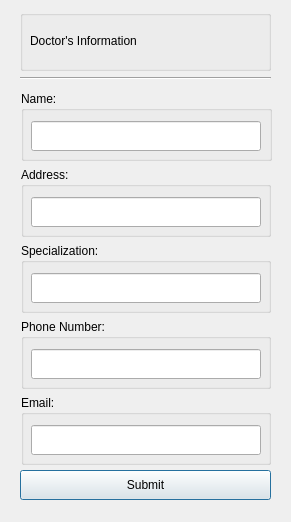
<?xml version="1.0" encoding="UTF-8"?>
<ui version="4.0">
 <class>AddDocDialog</class>
 <widget class="QDialog" name="AddDocDialog">
  <property name="geometry">
   <rect>
    <x>0</x>
    <y>0</y>
    <width>291</width>
    <height>522</height>
   </rect>
  </property>
  <property name="windowTitle">
   <string>Add Doctor</string>
  </property>
  <widget class="QGroupBox" name="groupBox_2">
   <property name="geometry">
    <rect>
     <x>20</x>
     <y>10</y>
     <width>251</width>
     <height>61</height>
    </rect>
   </property>
   <property name="title">
    <string/>
   </property>
   <widget class="QLabel" name="label_6">
    <property name="geometry">
     <rect>
      <x>10</x>
      <y>20</y>
      <width>191</width>
      <height>21</height>
     </rect>
    </property>
    <property name="styleSheet">
     <string notr="true">font: 14pt &quot;MS Shell Dlg 2&quot;;</string>
    </property>
    <property name="text">
     <string>Doctor's Information</string>
    </property>
   </widget>
  </widget>
  <widget class="QGroupBox" name="groupBox_3">
   <property name="geometry">
    <rect>
     <x>21</x>
     <y>91</y>
     <width>251</width>
     <height>70</height>
    </rect>
   </property>
   <property name="minimumSize">
    <size>
     <width>250</width>
     <height>70</height>
    </size>
   </property>
   <property name="title">
    <string>Name:</string>
   </property>
   <widget class="QLineEdit" name="NameE">
    <property name="geometry">
     <rect>
      <x>10</x>
      <y>30</y>
      <width>230</width>
      <height>30</height>
     </rect>
    </property>
    <property name="minimumSize">
     <size>
      <width>230</width>
      <height>30</height>
     </size>
    </property>
   </widget>
  </widget>
  <widget class="QGroupBox" name="groupBox_4">
   <property name="geometry">
    <rect>
     <x>21</x>
     <y>167</y>
     <width>250</width>
     <height>70</height>
    </rect>
   </property>
   <property name="minimumSize">
    <size>
     <width>250</width>
     <height>70</height>
    </size>
   </property>
   <property name="title">
    <string>Address:</string>
   </property>
   <widget class="QLineEdit" name="ADDE">
    <property name="geometry">
     <rect>
      <x>10</x>
      <y>30</y>
      <width>230</width>
      <height>30</height>
     </rect>
    </property>
    <property name="minimumSize">
     <size>
      <width>230</width>
      <height>30</height>
     </size>
    </property>
   </widget>
  </widget>
  <widget class="QGroupBox" name="groupBox_5">
   <property name="geometry">
    <rect>
     <x>21</x>
     <y>243</y>
     <width>250</width>
     <height>70</height>
    </rect>
   </property>
   <property name="minimumSize">
    <size>
     <width>250</width>
     <height>70</height>
    </size>
   </property>
   <property name="title">
    <string>Specialization:</string>
   </property>
   <widget class="QLineEdit" name="SpecE">
    <property name="geometry">
     <rect>
      <x>10</x>
      <y>30</y>
      <width>230</width>
      <height>30</height>
     </rect>
    </property>
    <property name="minimumSize">
     <size>
      <width>230</width>
      <height>30</height>
     </size>
    </property>
   </widget>
  </widget>
  <widget class="QGroupBox" name="groupBox_6">
   <property name="geometry">
    <rect>
     <x>21</x>
     <y>319</y>
     <width>250</width>
     <height>70</height>
    </rect>
   </property>
   <property name="minimumSize">
    <size>
     <width>250</width>
     <height>70</height>
    </size>
   </property>
   <property name="title">
    <string>Phone Number:</string>
   </property>
   <widget class="QLineEdit" name="PhnoE">
    <property name="geometry">
     <rect>
      <x>10</x>
      <y>30</y>
      <width>230</width>
      <height>30</height>
     </rect>
    </property>
    <property name="minimumSize">
     <size>
      <width>230</width>
      <height>30</height>
     </size>
    </property>
   </widget>
  </widget>
  <widget class="QGroupBox" name="groupBox_7">
   <property name="geometry">
    <rect>
     <x>21</x>
     <y>395</y>
     <width>250</width>
     <height>70</height>
    </rect>
   </property>
   <property name="minimumSize">
    <size>
     <width>250</width>
     <height>70</height>
    </size>
   </property>
   <property name="title">
    <string>Email:</string>
   </property>
   <widget class="QLineEdit" name="EmailE">
    <property name="geometry">
     <rect>
      <x>10</x>
      <y>30</y>
      <width>230</width>
      <height>30</height>
     </rect>
    </property>
    <property name="minimumSize">
     <size>
      <width>230</width>
      <height>30</height>
     </size>
    </property>
   </widget>
  </widget>
  <widget class="QPushButton" name="pushButton">
   <property name="geometry">
    <rect>
     <x>20</x>
     <y>470</y>
     <width>251</width>
     <height>30</height>
    </rect>
   </property>
   <property name="minimumSize">
    <size>
     <width>230</width>
     <height>30</height>
    </size>
   </property>
   <property name="text">
    <string>Submit</string>
   </property>
  </widget>
  <widget class="Line" name="line">
   <property name="geometry">
    <rect>
     <x>20</x>
     <y>70</y>
     <width>251</width>
     <height>16</height>
    </rect>
   </property>
   <property name="orientation">
    <enum>Qt::Horizontal</enum>
   </property>
  </widget>
 </widget>
 <resources/>
 <connections/>
</ui>
